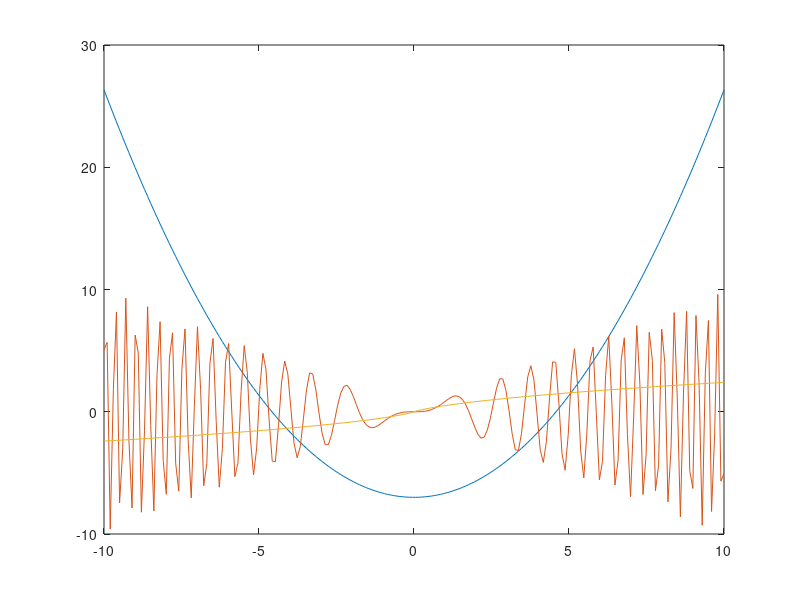

MATLAB code for this plot:
(5+3^2)/(4*9^2)

625^(3/4)

% sin(pi/4)

log10(exp(1))

x=linspace(-10,10,200);

f = (x.^2)/3-7;

g = x.*sin(x.^2);

h = (x./(1+sqrt(abs(x))));              

plot(x, f, x, g, x, h)